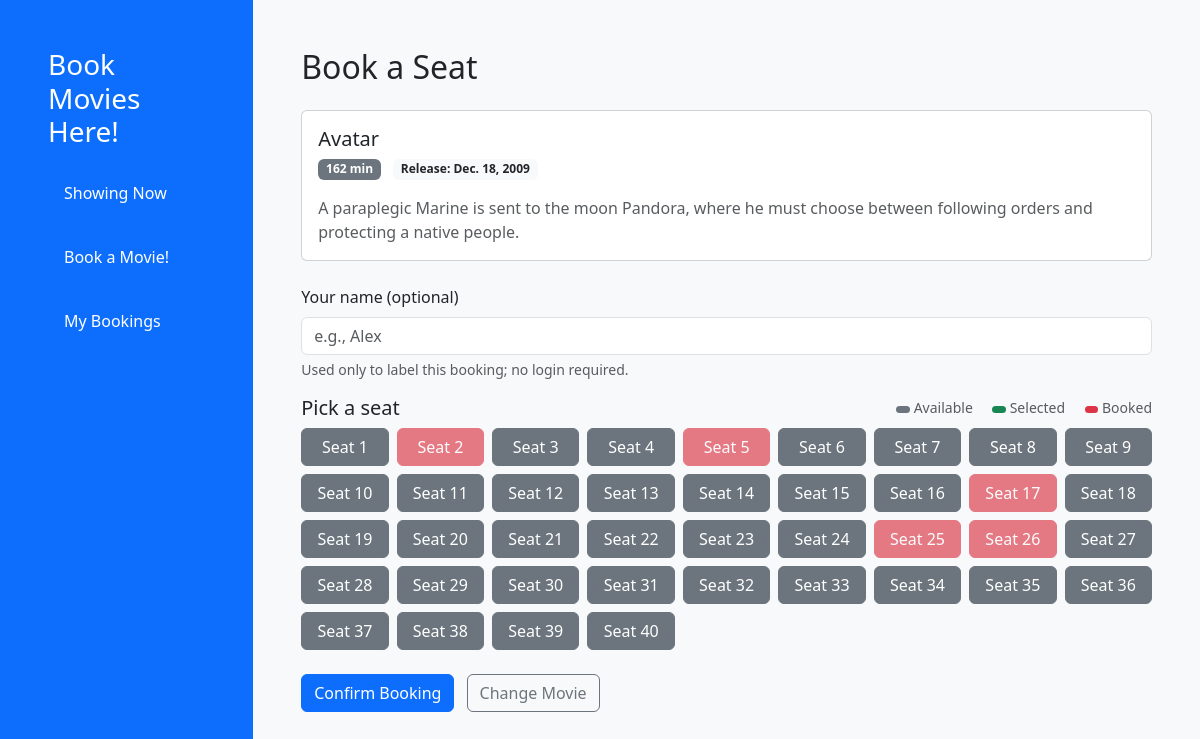
The app's page /api/movies/5/book/, older data.
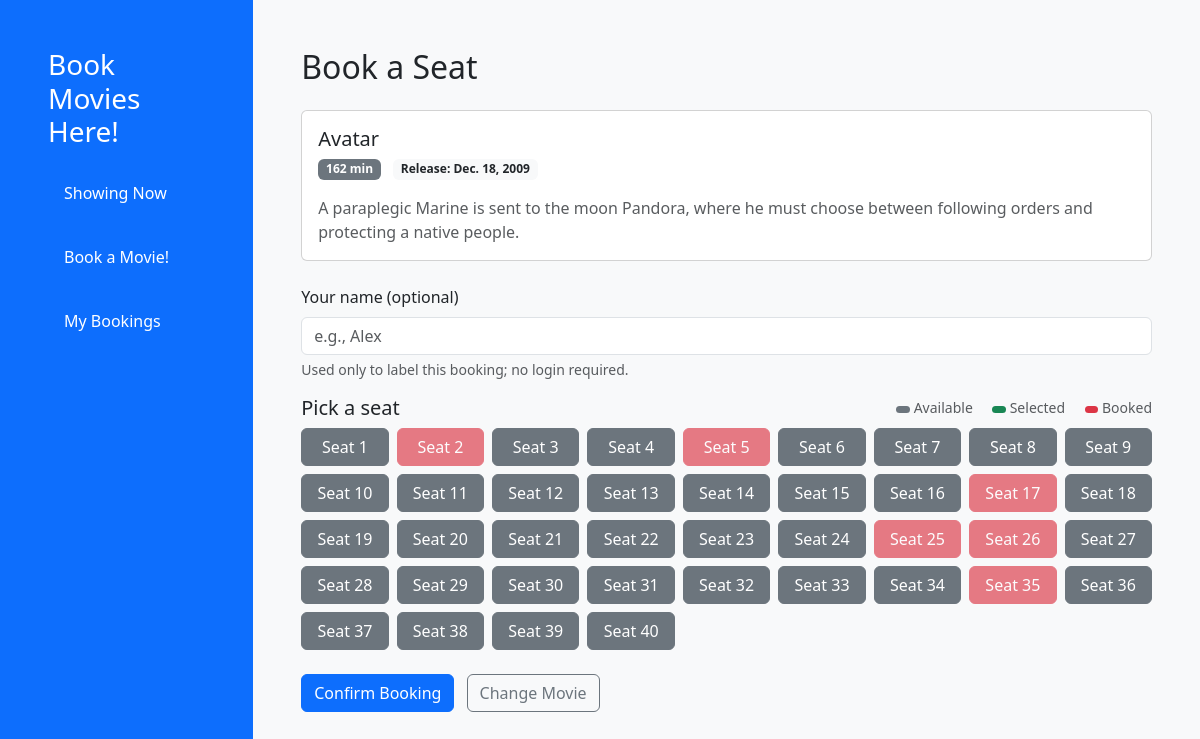
The same page, newer data.
### bookings/views.py (the view, shortened to what this page needs)
class MovieViewSet(viewsets.ModelViewSet):
    serializer_class = MovieSerializer
    queryset = Movie.objects.all().order_by('title')
    @action(detail=True, methods=["get", "post"], renderer_classes=[TemplateHTMLRenderer], url_path="book")
    def book(self, request, pk=None):
        movie = get_object_or_404(Movie, pk=pk)
        seats = Seat.objects.all().order_by("seat_number")
        return Response(
            {
                "selected_movie": movie,
                "movies": Movie.objects.all().order_by("title"),
                "seats": seats,
            },
            template_name="bookings/seat_booking.html",
        )

### bookings/templates/bookings/seat_booking.html (shortened to what this page needs)
{% extends "bookings/base.html" %}
{% block content %}
<h2 class="mb-4">Book a Seat</h2>
{% if not selected_movie %}
    <form method="get" action="{% url 'movie-ui' %}" class="row g-3">
        <div class="col-md-6">
            <label for="movie" class="form-label">Choose a movie</label>
            <select id="movie" name="movie_id" class="form-select" required>
                <option value="" selected disabled>-- Select a movie --</option>
                {% for m in movies %}
                    <option value="{{ m.id }}">{{ m.title }}</option>
                {% endfor %}
            </select>
        </div>
        <div class="col-12">
            <button class="btn btn-primary">Continue</button>
        </div>
    </form>
{% else %}
    <div class="card mb-4">
        <div class="card-body">
            <h5 class="card-title mb-1">{{ selected_movie.title }}</h5>
            {% if selected_movie.duration %}
                <span class="badge bg-secondary me-2">{{ selected_movie.duration }} min</span>
            {% endif %}
            {% if selected_movie.release_date %}
                <span class="badge bg-light text-dark">Release: {{ selected_movie.release_date }}</span>
            {% endif %}
            {% if selected_movie.description %}
                <p class="mt-3 mb-0 text-muted">{{ selected_movie.description }}</p>
            {% endif %}
        </div>
    </div>
    <form method="post" action="{% url 'movie-book' selected_movie.id %}">
        <div class="mb-3">
            <label for="user" class="form-label">Your name (optional)</label>
            <input type="text" id="user" name="user" class="form-control" placeholder="e.g., Alex">
            <div class="form-text">Used only to label this booking; no login required.</div>
        </div>
        <div class="mb-2 d-flex justify-content-between align-items-center">
            <h5 class="mb-0">Pick a seat</h5>
            <div class="small text-muted">
                <span class="me-3"><span class="badge bg-secondary"> </span> Available</span>
                <span class="me-3"><span class="badge bg-success"> </span> Selected</span>
                <span><span class="badge bg-danger"> </span> Booked</span>
            </div>
        </div>
        {% if seats %}
            <div class="d-grid gap-2" style="grid-template-columns: repeat(auto-fill, minmax(80px, 1fr));">
                {% for seat in seats %}
                    <label class="btn {% if seat.booked %}btn-danger disabled{% else %}btn-secondary{% endif %}" for="seat-{{ seat.id }}">
                        Seat {{ seat.seat_number }}
                    </label>
                {% endfor %}
            </div>
        {% else %}
            <div class="alert alert-info">No seats defined for this movie yet.</div>
        {% endif %}
        <div class="mt-4">
            <button type="submit" class="btn btn-primary" {% if not seats %}disabled{% endif %}>Confirm Booking</button>
            <a href="{% url 'movie-ui' %}" class="btn btn-outline-secondary ms-2">Change Movie</a>
        </div>
    </form>
{% endif %}
{% endblock %}

Row changes from the older to the newer data that the page shows:
changed Seat (number 35 of 40 on the later page): booked False → True (drawn)
